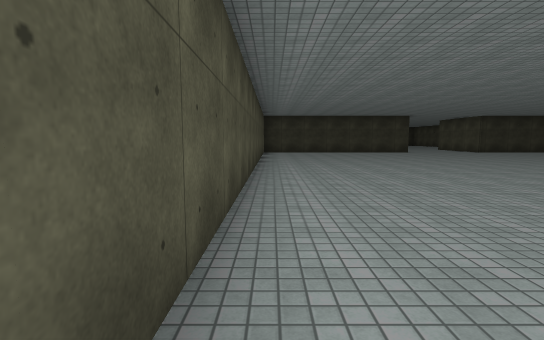
[1] (above)

24 first-person views from a walk through a scene from a Unity 3-D project. The camera is 1.5 m above the floor, tilts 6° down and sees 85° across. The floor is counted in squares, 2 m on a side. Each view is taken from the middle of a square. On the plan, view 1 faces up. The plan holds only what a view shows up to about 10 squares ahead; the rest is blank. The place goes on beyond the plan. The player is left out. Some animated figures are left out. Surface patterns are stand-ins for the level's own textures.

[2]
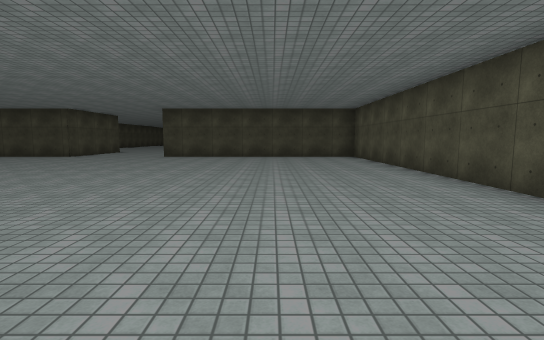

[3]
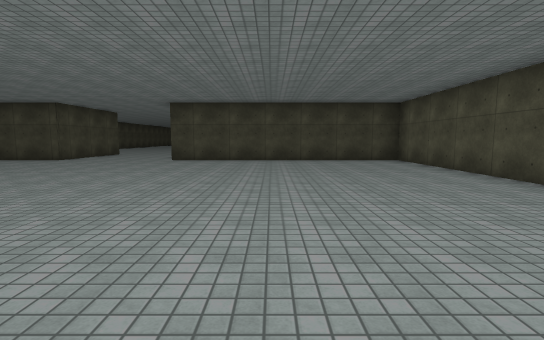

[4]
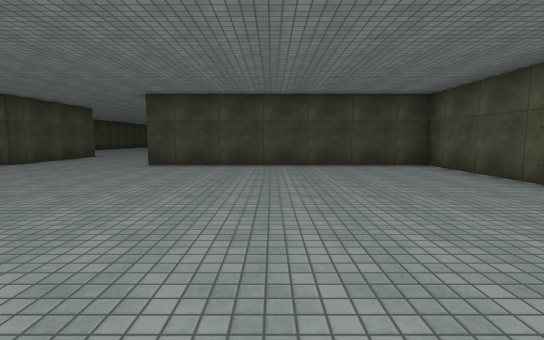

[5]
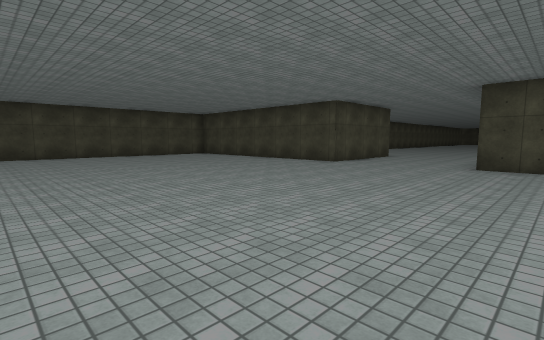

[6]
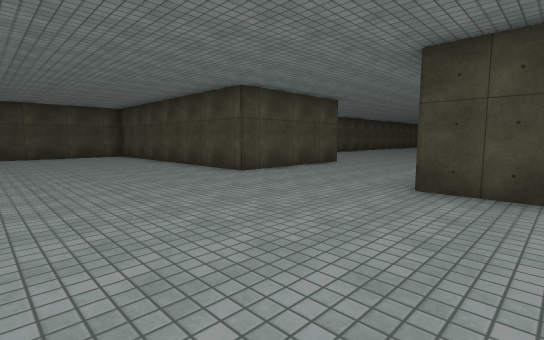

[7]
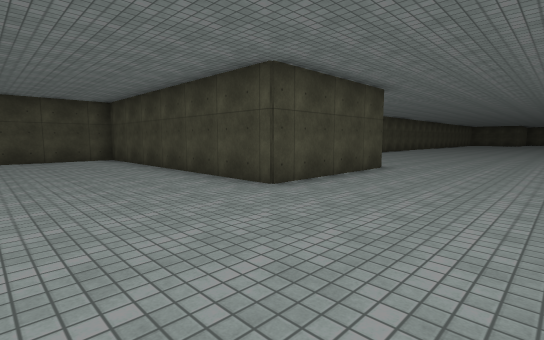

[8]
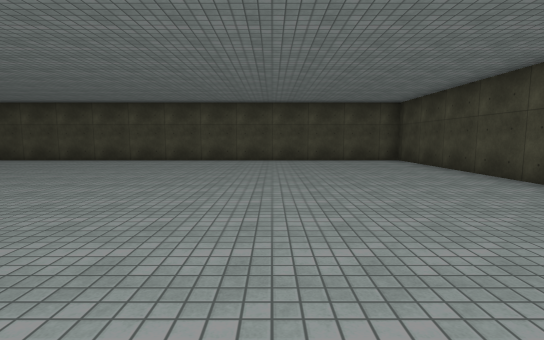

[9]
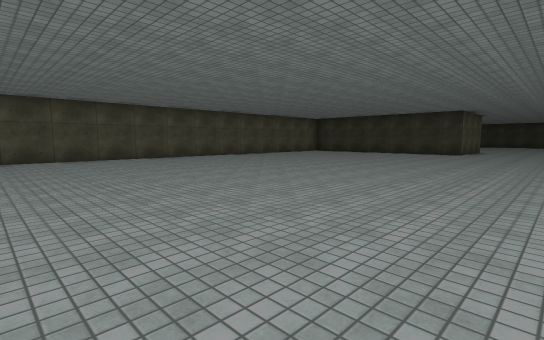

[10]
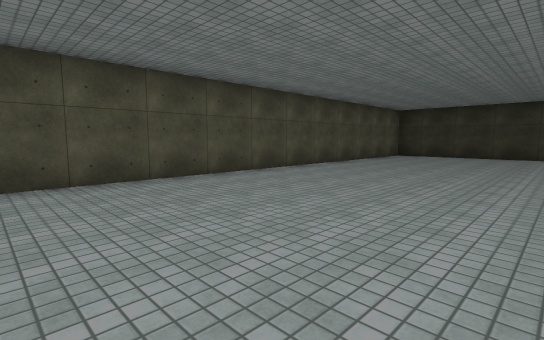

[11]
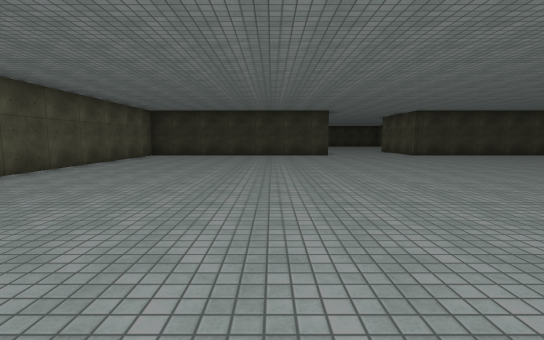

[12]
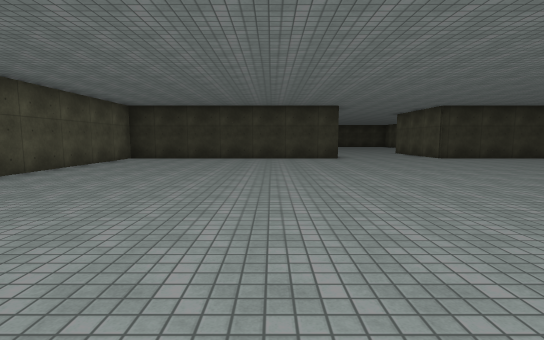

[13]
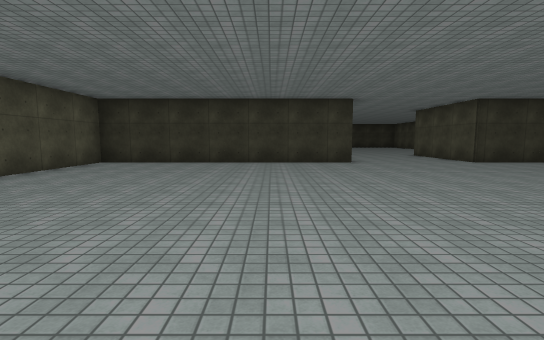

[14]
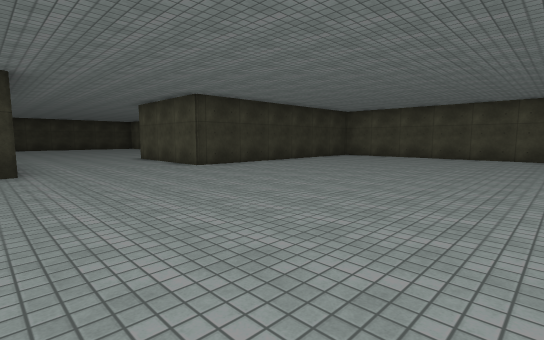

[15]
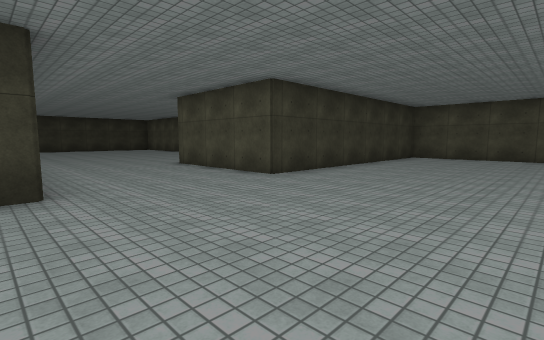

[16]
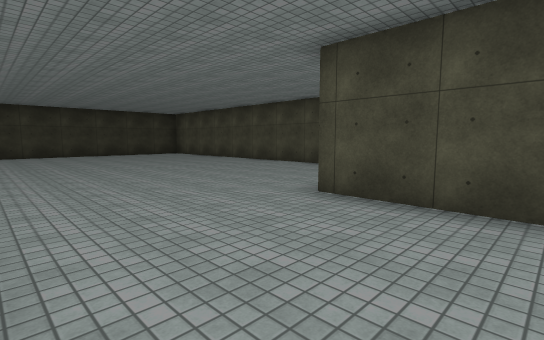

[17]
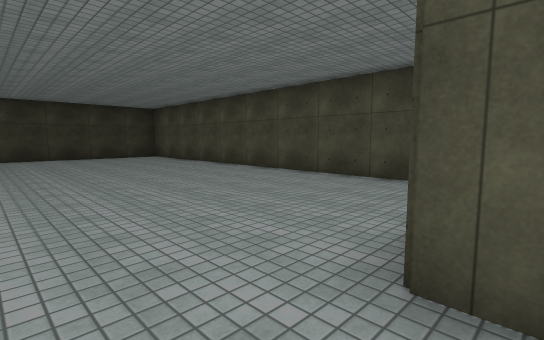

[18]
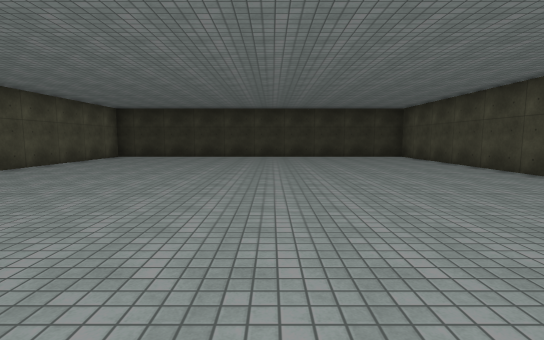

[19]
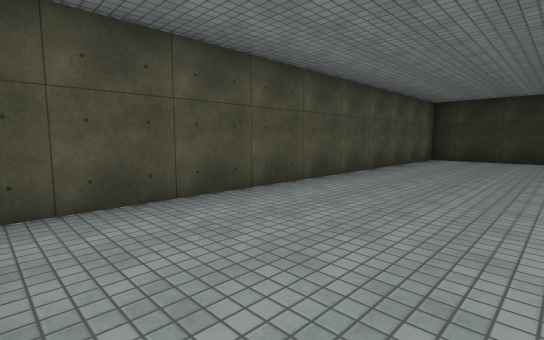

[20]
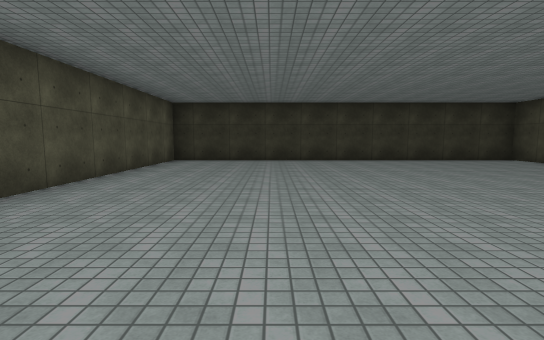

[21]
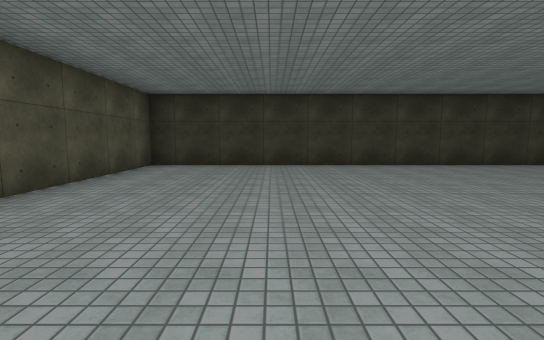

[22]
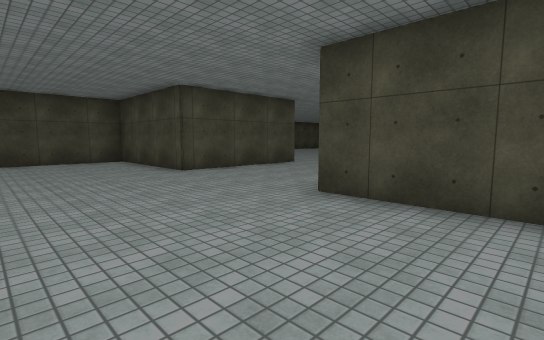

[23]
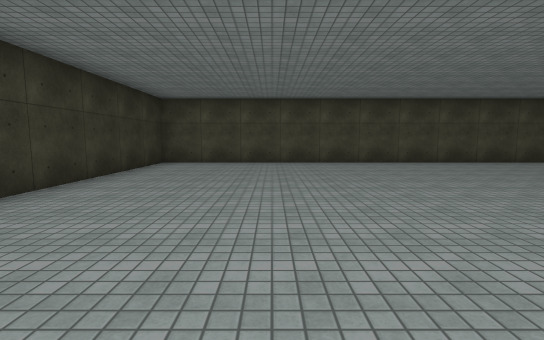

[24]
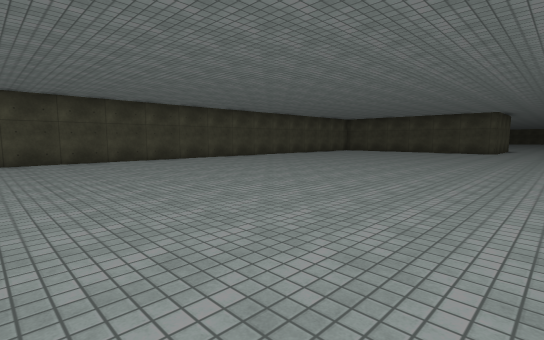

### Floor plan
Points are (right, up) in squares from view 1. A wall is a line through its corners. A room is listed if a view was taken in it or the views show most of it. See-through windows are left out.
Room 1 (views 1, 2, 3, 4, 5, 6, 7, 8, 9, 10, 11, 12, 13, 14, 15, 16, 17, 18, 23, 24)
walls: (19.4, 4.2) (19.4, 16.4) (11.5, 16.4) (11.5, 20.5) (12.5, 20.5); (19.4, -4.9) (19.4, -1.5); (11.5, -9.6) (11.5, -5.5) (19.1, -5.5); (7.6, 16.4) (-0.4, 16.4) (-0.4, -5.5) (7.6, -5.5)
ways out: opening at (10, 20.8) to room 2
Room 2 (views 19, 20, 21, 22)
walls: (12.5, 20.5) (15.5, 20.5) (15.5, 32.1); (5.1, 20.5) (7.6, 20.5); (14.8, 32.4) (3.6, 32.4) (3.6, 21.1)
ways out: opening at (10, 20.8) to room 1

Where each view was taken, in squares from view 1:
view 1: 0 up, 0 right, facing up
view 2: 7 up, 3 right, facing down
view 3: 5 up, 4 right, facing down
view 4: 3 up, 4 right, facing down
view 5: 3 up, 6 right, facing down-right
view 6: 1 down, 6 right, facing down-right
view 7: 2 down, 8 right, facing down-right
view 8: 1 down, 9 right, facing right
view 9: 1 up, 11 right, facing up-left
view 10: 3 up, 5 right, facing up-left
view 11: 3 up, 5 right, facing up
view 12: 5 up, 5 right, facing up
view 13: 7 up, 5 right, facing up
view 14: 9 up, 7 right, facing up-right
view 15: 12 up, 7 right, facing up-right
view 16: 18 up, 8 right, facing up-right
view 17: 20 up, 10 right, facing up-right
view 18: 20 up, 10 right, facing up
view 19: 21 up, 7 right, facing up-left
view 20: 22 up, 7 right, facing up
view 21: 24 up, 7 right, facing up
view 22: 24 up, 5 right, facing down-right
view 23: 13 up, 10 right, facing right
view 24: 12 up, 9 right, facing down-right
